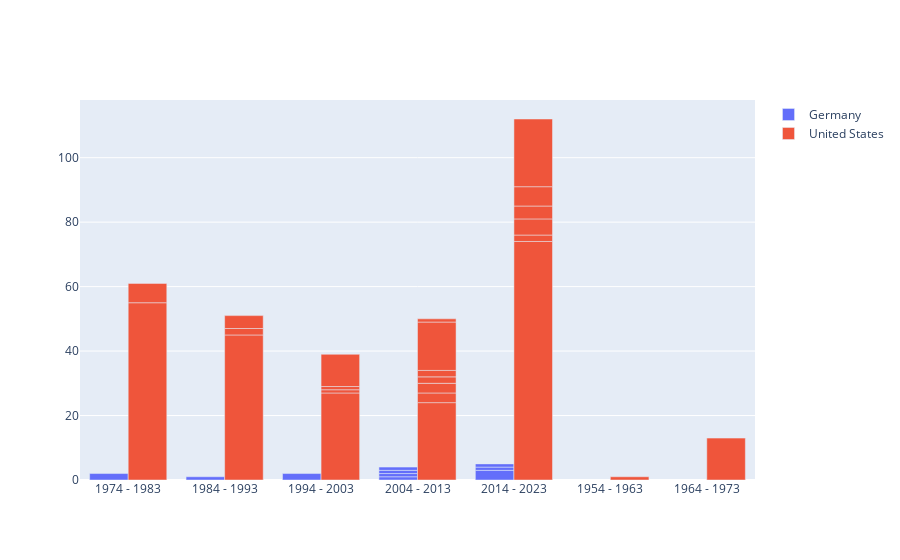

The notebook cell saved with this chart:
### Code cell
comp_country_publications_dc('Germany','United States')

### Figure 1 — Plotly figure (JSON) as saved in the notebook; plotly's stock layout.template omitted (floating-point values rounded to 4 significant figures)
{"data": [{"name": "Germany", "type": "bar", "x": ["1974 - 1983", "1984 - 1993", "1994 - 2003", "2004 - 2013", "2004 - 2013", "2004 - 2013", "2004 - 2013", "2014 - 2023", "2014 - 2023", "2014 - 2023"], "y": [2, 1, 2, 1, 1, 1, 1, 3, 1, 1]}, {"name": "United States", "type": "bar", "x": ["1954 - 1963", "1964 - 1973", "1974 - 1983", "1974 - 1983", "1984 - 1993", "1984 - 1993", "1984 - 1993", "1994 - 2003", "1994 - 2003", "1994 - 2003", "1994 - 2003", "2004 - 2013", "2004 - 2013", "2004 - 2013", "2004 - 2013", "2004 - 2013", "2004 - 2013", "2004 - 2013", "2014 - 2023", "2014 - 2023", "2014 - 2023", "2014 - 2023", "2014 - 2023", "2014 - 2023"], "y": [1, 13, 55, 6, 45, 2, 4, 27, 1, 1, 10, 24, 3, 3, 2, 2, 15, 1, 74, 2, 5, 4, 6, 21]}], "layout": {}}
